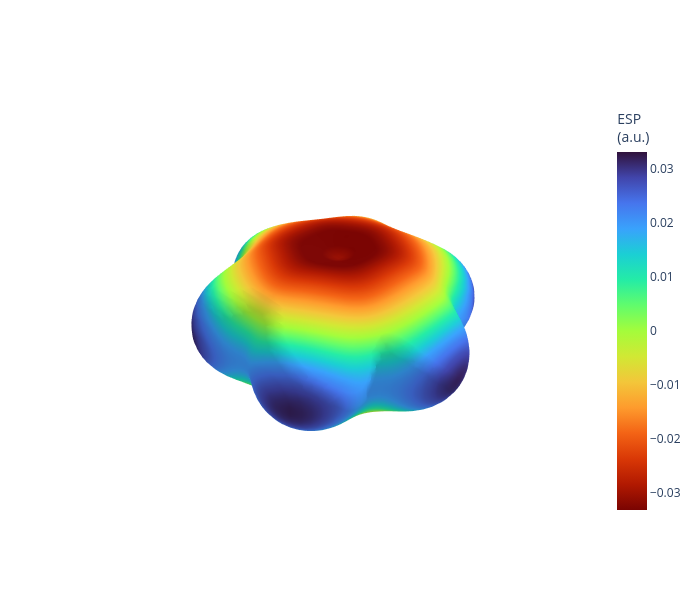

Source (notebook cell):
### Markdown cell above
#### **Electrostatics**

### Code cell
import numpy as np
import plotly.graph_objects as go
from scipy.constants import physical_constants
from scipy.ndimage import map_coordinates
from skimage import measure

BOHR = physical_constants["Bohr radius"][0] * 1e10


def read_cube(path):
    """-> (data, origin, voxel_vectors, atom_xyz), atomic units."""
    with open(path) as f:
        head = [f.readline() for _ in range(6)]
        nat = abs(int(head[2].split()[0]))
        grid = np.array([ln.split() for ln in head[3:6]], float)
        atoms = np.array([f.readline().split() for _ in range(nat)], float)
        data = np.array(f.read().split(), float).reshape(grid[:, 0].astype(int))
    return data, np.array(head[2].split()[1:4], float), grid[:, 1:], atoms[:, 2:5]


def esp_surface(density_cube, esp_cube, isoval=0.002, opacity=1.0):
    dens, origin, vecs, atoms = read_cube(density_cube)
    verts, tris, *_ = measure.marching_cubes(dens, level=isoval)     # shape from density
    esp = map_coordinates(read_cube(esp_cube)[0], verts.T, order=1)  # colour from ESP
    xyz = (origin + verts @ vecs) * BOHR
    lim = np.percentile(np.abs(esp), 98)

    fig = go.Figure(go.Mesh3d(
        x=xyz[:, 0], y=xyz[:, 1], z=xyz[:, 2],
        i=tris[:, 0], j=tris[:, 1], k=tris[:, 2],
        intensity=esp, colorscale='Turbo_r', cmin=-lim, cmax=lim, opacity=opacity,
        colorbar_title="ESP<br>(a.u.)"))
    fig.update_layout(width=700, height=600, scene=dict(
        aspectmode="data", xaxis_visible=False,
        yaxis_visible=False, zaxis_visible=False))
    return fig


esp_surface("benzene_density.cube", "benzene_esp.cube").show()

### Figure 1 — Plotly figure (JSON) as saved in the notebook; plotly's stock layout.template omitted (floating-point values rounded to 4 significant figures; data arrays with more than 128 entries replaced by an {"elided": "..."} marker saying what was removed)
{"data": [{"cmax": 0.03314, "cmin": -0.03314, "colorbar": {"title": {"text": "ESP<br>(a.u.)"}}, "colorscale": [[0, "#7a0402"], [0.07143, "#b11901"], [0.1429, "#d93806"], [0.2143, "#f36315"], [0.2857, "#fe9b2d"], [0.3571, "#f3c63a"], [0.4286, "#d1e834"], [0.5, "#a4fc3b"], [0.5714, "#61fc6c"], [0.6429, "#24eca6"], [0.7143, "#1bcfd4"], [0.7857, "#39a2fc"], [0.8571, "#4675ed"], [0.9286, "#4145ab"], [1, "#30123b"]], "i": {"elided": "23900 int values"}, "intensity": {"elided": "11952 float values"}, "j": {"elided": "23900 int values"}, "k": {"elided": "23900 int values"}, "opacity": 1, "type": "mesh3d", "x": {"elided": "11952 float values"}, "y": {"elided": "11952 float values"}, "z": {"elided": "11952 float values"}}], "layout": {"height": 600, "scene": {"aspectmode": "data", "xaxis": {"visible": false}, "yaxis": {"visible": false}, "zaxis": {"visible": false}}, "width": 700}}
